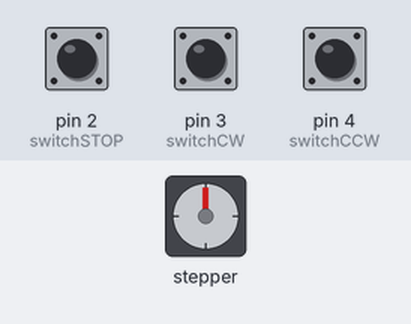
The sketch below on a simulated Arduino Uno, built for the host (arithmetic inside an expression is 32-bit, double 64-bit). Shown: stepper motor. Wiring (inferred from the names in the program): stepper motor (2048 steps per turn assumed): coils pin 10, pin 11, pin 12, pin 13. The inputs (shaded band) are chosen by the test bench; at power-on: pin 3 (switchCW) HIGH, pin 4 (switchCCW) HIGH, pin 2 (switchSTOP) HIGH.

Above: at 1.2 s.
1.3 s: pin 3 (switchCW) pulled LOW for 0.15 s
At 3.5 s:
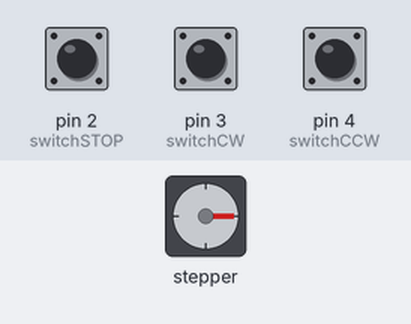
3.8 s: pin 4 (switchCCW) pulled LOW for 1 s
At 6.6 s:
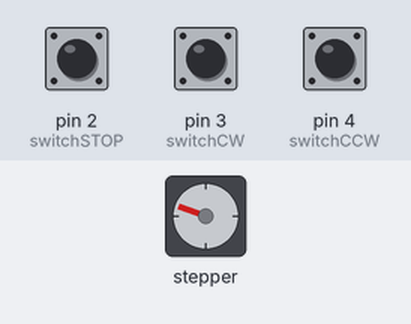
7.2 s: pin 4 (switchCCW) pulled LOW for 0.15 s
At 9.0 s:
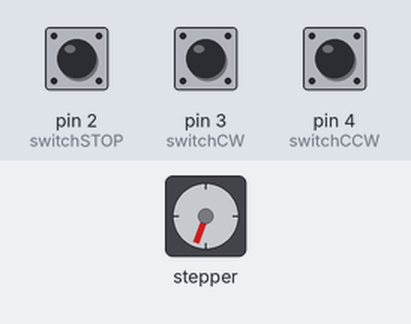
9.7 s: pin 3 (switchCW) pulled LOW for 1 s
At 10.15 s:
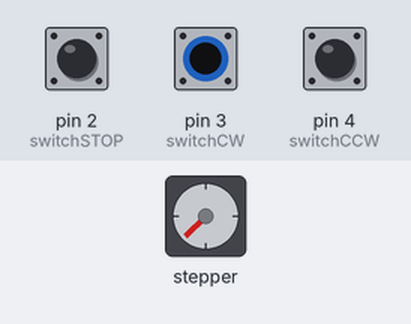
12.7 s: pin 3 (switchCW) pulled LOW for 3.2 s
At 17.2 s:
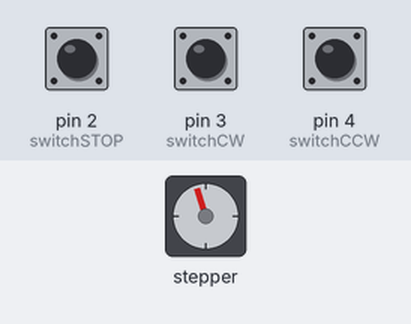
17.4 s: pin 4 (switchCCW) pulled LOW for 3.2 s
At 17.85 s:
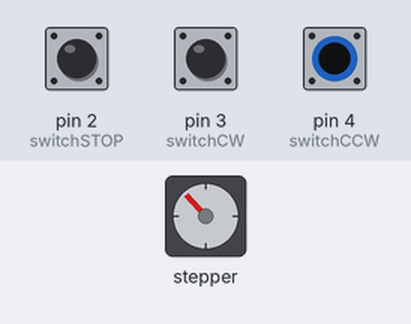
Timing chart, 0 to 23.1 s (numbered marks = the images above; inputs shaded):
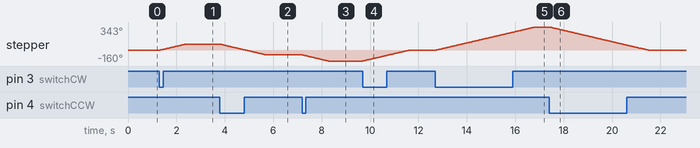

The sketch:

motor_button.ino
```cpp
int Pin1 = 10;//IN1 is connected to 10
int Pin2 = 11;//IN2 is connected to 11
int Pin3 = 12;//IN3 is connected to 12
int Pin4 = 13;//IN4 is connected to 13
int switchSTOP =2;//define input pin for STOP push button
int switchCW   =3;//define input pin for CW push button
int switchCCW  =4;//define input pin for CCW push button

int speedFactor =1;//1=fastest, 2=slower or 3 more slower
long goToAngle = 90;


int correction_CW = 150;//watch video for details
int correction_CCW = 150;//watch video for details

const int CW =1;
const int CCW =2;
const int STOP =3;
int poleStep = 0;
long stepVale =0;
const int SPR=64*64;

int pole1[] ={0,0,0,0, 0,1,1,1, 0};//pole1, 8 step values
int pole2[] ={0,0,0,1, 1,1,0,0, 0};//pole2, 8 step values
int pole3[] ={0,1,1,1, 0,0,0,0, 0};//pole3, 8 step values
int pole4[] ={1,1,0,0, 0,0,0,1, 0};//pole4, 8 step values


int count=0;
int  dirStatus = STOP;// stores direction status 3= stop (do not change)

void setup()
{
  //Robojax.com Stepper Push button Any Angle STPB-4
  Serial.begin(9600);
  Serial.begin("Robojax Video for Stepper Motor STPB-2");
 pinMode(Pin1, OUTPUT);//define pin for ULN2003 in1
 pinMode(Pin2, OUTPUT);//define pin for ULN2003 in2
 pinMode(Pin3, OUTPUT);//define pin for ULN2003 in3
 pinMode(Pin4, OUTPUT);//define pin for ULN2003 in4

 pinMode(switchSTOP,INPUT_PULLUP);
 pinMode(switchCW,INPUT_PULLUP);
 pinMode(switchCCW,INPUT_PULLUP);

}
 void loop()
{
    stepVale = (SPR * goToAngle)/360 ;
  //Robojax.com Stepper Push button Any Angle STPB-4
  if(digitalRead(switchCCW) == LOW)
  {
    dirStatus =CCW;
    count =0;
  }else if(digitalRead(switchCW) == LOW)
  {
   dirStatus  = CW;
    count =0;
  }
  if(digitalRead(switchSTOP) == LOW)
  {
    dirStatus  = STOP;
    delay(200);
  }
 if(dirStatus ==CCW){
   poleStep++;
   count++;
   if(count+correction_CCW <= stepVale)
   {
    driveStepper(poleStep);
   }else{
      driveStepper(8);
   }
  //full explannation at Arduino Course on Udemy.com see link above
 }else if(dirStatus ==CW){
   poleStep--;
   count++;
   if(count+correction_CW <=stepVale)
   {
    driveStepper(poleStep);
   }else{
      driveStepper(8);
   }
 }else{
  driveStepper(8);
 }
 if(poleStep>7){
   poleStep=0;
 }
 if(poleStep<0){
   poleStep=7;
 }
 delay(speedFactor);
  //Robojax.com Stepper Push button Any Angle STPB-4

}// loop


/*
 * @brief moves motor to specific angle
 * @param "angle" is integer representing the angle
 * @return does not return anything
 *
 * www.Robojax.com code Ap1il 19 2020 at 01:22 in Ajax, Ontario, Canada
 */
void driveStepper(int c)
{
    //Robojax.com Stepper Push button Any Angle STPB-4
     digitalWrite(Pin1, pole1[c]);
     digitalWrite(Pin2, pole2[c]);
     digitalWrite(Pin3, pole3[c]);
     digitalWrite(Pin4, pole4[c]);
     if(c ==8)
     {
      digitalWrite(switchCW, HIGH);
      digitalWrite(switchCCW, HIGH);
     }
}//driveStepper ends here
```

Measured:
- after the input at 1.3 s, stepper: turns 89° clockwise in 1.1 s, starting at once
- after the input at 3.8 s, stepper: turns 160° counter-clockwise in 1.9 s, starting at once
- after the input at 7.2 s, stepper: turns 89° counter-clockwise in 1.1 s, starting at once
- after the input at 9.7 s, stepper: turns 160° clockwise in 1.9 s, starting at once
- after the input at 12.7 s, stepper: turns 343° clockwise in 4.1 s, starting at once
- after the input at 17.4 s, stepper: turns 344° counter-clockwise in 4.1 s, starting at once
